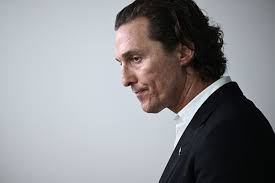
#> input picture chapter13/images/01.jpg, 275 x 183 px
$ python resize.py
#> lines starting #> are read from the running program, lines starting #| are printed output that depends on the picture
from PIL import Image
with Image.open("images/01.jpg") as im:
#> im is the input picture: PIL image 275x183 RGB; mean R, G, B 140.7, 140.8, 144.3
    print(im.size)
#| (275, 183)
    new_im=im.resize((300,300))
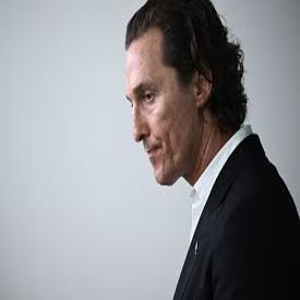
#> new_im: PIL image 300x300 RGB; mean R, G, B 140.7, 140.8, 144.3
    new_im.save("images/resize02.jpg")
    new_im.show()
